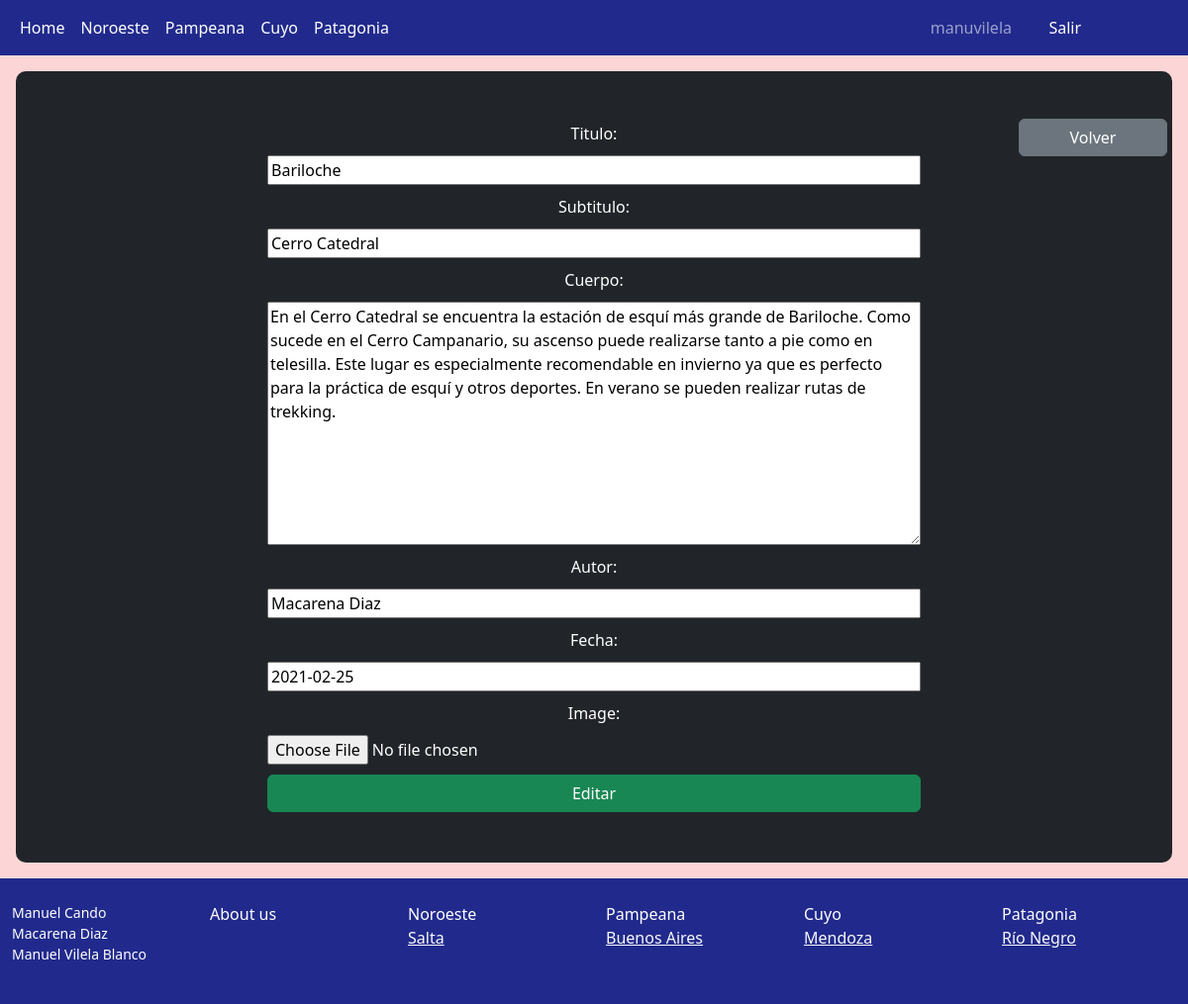
Page /pages/patagonia/rionegro/editarblogRioNegro/7 (signed in) on the committed database.
### Modelos/models.py (models this page shows)
class BlogsRioNegro(models.Model):
    titulo = models.CharField(max_length=60)
    subtitulo = models.CharField(max_length=100)
    cuerpo = models.CharField(max_length=1000)
    autor = models.CharField(max_length=40)
    fecha = models.CharField(max_length=40)
    image = models.ImageField(upload_to='blogrionegro', null = True, blank = True)

### Modelos/views.py (the view)
# urls.py: path('patagonia/rionegro/editarblogRioNegro/<blogrionegro_id>', editarblogRioNegro),
@login_required
def editarblogRioNegro(request, blogrionegro_id):
    blog = BlogsRioNegro.objects.get(id = blogrionegro_id)
    if request.method == 'POST':
        formulario = editarblogrionegro(request.POST, request.FILES)
        if formulario.is_valid():
            informacion = formulario.cleaned_data
            blog.titulo = informacion['titulo']
            blog.subtitulo = informacion['subtitulo']
            blog.cuerpo = informacion['cuerpo']
            blog.autor = informacion["autor"]
            blog.fecha = informacion["fecha"]
            blog.image = informacion["image"]
            blog.save()
            blogrionegro = BlogsRioNegro.objects.all()
            return render(request, "Patagonia/rionegro.html", {"blogrionegro": blogrionegro})
    else:
        formulario = editarblogrionegro(initial={'titulo': blog.titulo, 'subtitulo': blog.subtitulo, 'cuerpo': blog.cuerpo, "autor": blog.autor, "fecha": blog.fecha, "image": None})
    return render(request, "Patagonia/crud_rionegro/editarblogRioNegro.html", {"formulario": formulario})

### Modelos/forms.py
class editarblogrionegro(forms.Form):
    titulo = forms.CharField(max_length=60)
    subtitulo = forms.CharField(max_length=100)
    cuerpo = forms.CharField(widget= forms.Textarea(attrs={'height': '200px'}))
    autor = forms.CharField(max_length=40)
    fecha = forms.CharField(max_length=40)
    image = forms.ImageField()

### Modelos/template/Patagonia/crud_rionegro/editarblogRioNegro.html (shortened to what this page needs)
{% extends "index.html" %}
{% load static %}
{% block contenido %}
<div class="flex-md-equal w-100 my-md-3 ps-md-3">
    <div class="text-bg-dark me-md-3 pt-3 px-3 pt-md-5 px-md-5 text-center overflow-hidden" style="border-radius: 10px; position: relative; height: 800px">
        <a class="btn btn-secondary" style="width: 150px; position: absolute; right: 5px" href="/pages/patagonia/rionegro/">Volver</a>
        <form enctype="multipart/form-data" method="POST" class="position-absolute top-50 start-50 translate-middle" style="display: flex; flex-direction: column; width: 700px; gap: 10px; border-radius: 5px; padding: 20px;">{% csrf_token %}
                {{ formulario.as_table }}
            <button type="submit" class="btn btn-success" >Editar</button>
        </form>
    </div>
</div>
{% endblock %}

### ProyectoFinalCandoDiazVilela/template/index.html (shortened to what this page needs)
<!doctype html>
<html lang="en" class="h-100">
<head>
    {% load static %}
    <link rel="stylesheet" href="{%static 'css/bootstrap.min.css'%}">
    <link rel="stylesheet" href="{%static 'css/estilos.css'%}">
</head>
<body style="background-color: #FCD6D6;">
    <nav class="navbar navbar-expand-md navbar-dark" style="background-color: #212A8C; ">
        <div class="container-fluid">
            <div class="collapse navbar-collapse" id="navbarCollapse">
                <ul class="navbar-nav me-auto mb-2 mb-md-0">
                    <li class="nav-item">
                        <a class="nav-link active" aria-current="page" href="http://127.0.0.1:8000/">Home</a>
                    </li>
                    <li class="nav-item">
                        <a class="nav-link active" aria-current="page" href="/pages/noroeste">Noroeste</a>
                    </li>
                    <li class="nav-item">
                        <a class="nav-link active" aria-current="page" href="/pages/pampeana/">Pampeana</a>
                    </li>
                    <li class="nav-item">
                        <a class="nav-link active" aria-current="page" href="/pages/cuyo">Cuyo</a>
                    </li>
                    <li class="nav-item">
                        <a class="nav-link active" aria-current="page" href="/pages/patagonia">Patagonia</a>
                    </li>
                    {% if request.user.is_authenticated %}
                    <li class="nav-item" style="position: absolute; right: 170px">
                        <a class="nav-link" aria-current="page" href="/perfil/">{{user.username}}</a>
                    </li>
                    <li class="nav-item" style="position: absolute; right: 100px">
                        <a class="nav-link active" aria-current="page" href="/logout/">Salir</a>
                    </li>
                    {% endif %}
                </ul>
            </div>
        </div>
    </nav>
    {% block contenido %}{% endblock %}
    <footer class="container-fluid py-4" style="background-color: #212A8C;">
      <div class="row">
        <div class="col-12 col-md">
          <small class="d-block mb-3" style="color: white">Manuel Cando<br>Macarena Diaz<br>Manuel Vilela Blanco</small>
        </div>
        <div class="col-6 col-md">
          <a class="nav-link active" aria-current="page" href="/aboutus/" style="color: white">About us</a>
        </div>
        <div class="col-6 col-md">
          <a class="nav-link active" aria-current="page" style="color: white" href="/pages/noroeste">Noroeste</a>
            <ul class="list-unstyled text-small">
                <li><a class="text-light" href="/pages/noroeste/salta/">Salta</a></li>
            </ul>
        </div>
        <div class="col-6 col-md">
          <a class="nav-link active" aria-current="page" style="color: white" href="/pages/pampeana/">Pampeana</a>
            <ul class="list-unstyled text-small">
                <li><a class="text-light" href="/pages/pampeana/buenosaires/">Buenos Aires</a></li>
            </ul>
        </div>
        <div class="col-6 col-md">
          <a class="nav-link active" aria-current="page" style="color: white" href="/pages/cuyo">Cuyo</a>
            <ul class="list-unstyled text-small">
                <li><a class="text-light" href="/pages/cuyo/mendoza/">Mendoza</a></li>
            </ul>
        </div>
        <div class="col-6 col-md">
          <a class="nav-link active" aria-current="page" style="color: white" href="/pages/patagonia">Patagonia</a>
            <ul class="list-unstyled text-small">
                <li><a class="text-light" href="/pages/patagonia/rionegro/">Río Negro</a></li>
            </ul>
        </div>
      </div>
    </footer>
</body>
</html>

### rows in the picture
BlogsRioNegro: titulo "Bariloche", subtitulo "Cerro Catedral", cuerpo "En el Cerro Catedral se encuentra la estación de esquí más grande de Bariloche. Como sucede en el Cerro Campanario, su ascenso puede realizarse tanto a pie como en telesilla. Este lugar es especialmente recomendable en invierno ya que es perfecto para la práctica de esquí y otros deportes. En verano se pueden realizar rutas de trekking.", autor "Macarena Diaz", fecha "2021-02-25"

### other values in the picture
{{ user.username }} "manuvilela"
